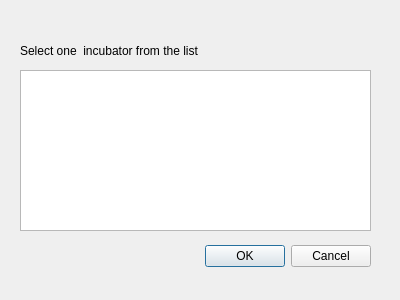
<?xml version="1.0" encoding="UTF-8"?>
<ui version="4.0">
 <class>Dialog</class>
 <widget class="QDialog" name="Dialog">
  <property name="geometry">
   <rect>
    <x>0</x>
    <y>0</y>
    <width>400</width>
    <height>300</height>
   </rect>
  </property>
  <property name="windowTitle">
   <string>Dialog</string>
  </property>
  <widget class="QDialogButtonBox" name="buttonBox">
   <property name="geometry">
    <rect>
     <x>30</x>
     <y>240</y>
     <width>341</width>
     <height>32</height>
    </rect>
   </property>
   <property name="orientation">
    <enum>Qt::Horizontal</enum>
   </property>
   <property name="standardButtons">
    <set>QDialogButtonBox::Cancel|QDialogButtonBox::Ok</set>
   </property>
  </widget>
  <widget class="QListWidget" name="listWidget">
   <property name="geometry">
    <rect>
     <x>20</x>
     <y>70</y>
     <width>351</width>
     <height>161</height>
    </rect>
   </property>
  </widget>
  <widget class="QLabel" name="label">
   <property name="geometry">
    <rect>
     <x>20</x>
     <y>40</y>
     <width>201</width>
     <height>21</height>
    </rect>
   </property>
   <property name="text">
    <string>Select one  incubator from the list</string>
   </property>
  </widget>
 </widget>
 <resources/>
 <connections>
  <connection>
   <sender>buttonBox</sender>
   <signal>accepted()</signal>
   <receiver>Dialog</receiver>
   <slot>accept()</slot>
   <hints>
    <hint type="sourcelabel">
     <x>248</x>
     <y>254</y>
    </hint>
    <hint type="destinationlabel">
     <x>157</x>
     <y>274</y>
    </hint>
   </hints>
  </connection>
  <connection>
   <sender>buttonBox</sender>
   <signal>rejected()</signal>
   <receiver>Dialog</receiver>
   <slot>reject()</slot>
   <hints>
    <hint type="sourcelabel">
     <x>316</x>
     <y>260</y>
    </hint>
    <hint type="destinationlabel">
     <x>286</x>
     <y>274</y>
    </hint>
   </hints>
  </connection>
 </connections>
</ui>
